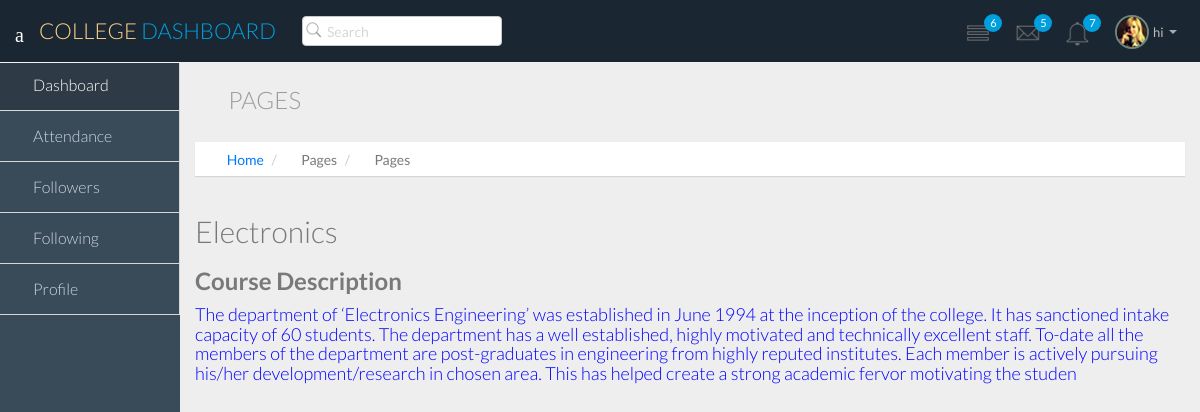
/user/13/course, run on the app's committed database.
### college/models.py (models this page shows, shortened)
class Student(models.Model):
    def get_upload_to(instance, filename):
        upload_to = 'user_avatars'
        ext = filename.split('.')[-1]
        if instance.pk:
            filename = '{}.{}'.format(instance.pk, ext)
        else:
            filename = '{}.{}'.format(uuid.uuid4().hex, ext)
        return upload_to + '/' + filename
    username=models.IntegerField(validators=[MinValueValidator(0),MaxValueValidator(1000000000000)], blank=True, null=True,unique=True)
    name = models.CharField(max_length=50)
    email = models.EmailField()
    course=models.ForeignKey(Course,on_delete=models.CASCADE, null=True)
    avatar = models.ImageField(upload_to=get_upload_to, default='user_avatars/default-avatar.jpg', blank=False, null=False)

class Course(models.Model):
    coursename= models.CharField(max_length=100, blank=True, null=True)
    description=models.CharField(max_length=500, blank=True, null=True)
    course_ka_photo = models.ImageField(default='media/lol.jpg', blank=True, null=True)
    def __str__(self):
        return self.coursename

### college/views.py (the view)
# urls.py: url(r'^user/(?P<username>[0-9]+)/course$', views.Mycourse, name="funcourse"),
def Mycourse(request, username):
    user = Student.objects.filter(username__iexact=username).first()
    c=user.course
    print(c)
    obj = Course.objects.filter(coursename=c).first()
    print(obj)
    data={
        "user":user,
        "cour":obj,
    }
    return render(request, 'course.html', data)

### college/templates/course.html (shortened to what this page needs)
<!DOCTYPE html>
{% load static %}
<html lang="en">
  <head>
    <link href="{% static 'css/bootstrap.min.css' %}" rel="stylesheet">
    <link href="{% static 'css/bootstrap-theme.css' %}" rel="stylesheet">
    <link href="{% static 'css/elegant-icons-style.css' %}" rel="stylesheet" />
    <link href="{% static 'css/font-awesome.min.css' %}" rel="stylesheet" />
    <link href="{% static 'css/style.css' %}" rel="stylesheet">
    <link href="{% static 'css/style-responsive.css' %}" rel="stylesheet" />
  </head>
  <body>
  <section id="container" class="">
      <header class="header dark-bg">
                <div class="toggle-nav">
                    <div class="icon-reorder tooltips" data-original-title="Toggle Navigation" data-placement="bottom"><i class="icon_menu"></i></div>
                </div>
                <a href="{% url 'dashboard' user.username %}" class="logo">College <span class="lite"> Dashboard</span></a>
                <div class="nav search-row" id="top_menu">
                    <ul class="nav top-menu">
                        <li>
                            <form class="navbar-form">
                                <input class="form-control" placeholder="Search" type="text">
                            </form>
                        </li>
                    </ul>
                </div>
                <div class="top-nav notification-row">
                    <ul class="nav pull-right top-menu">
                        <li id="task_notificatoin_bar" class="dropdown">
                            <a data-toggle="dropdown" class="dropdown-toggle" href="#">
                            <i class="icon-task-l"></i>
                            <span class="badge bg-important">6</span>
                            </a>
                        </li>
                        <li id="mail_notificatoin_bar" class="dropdown">
                            <a data-toggle="dropdown" class="dropdown-toggle" href="#">
                            <i class="icon-envelope-l"></i>
                            <span class="badge bg-important">5</span>
                            </a>
                        </li>
                        <li id="alert_notificatoin_bar" class="dropdown">
                            <a data-toggle="dropdown" class="dropdown-toggle" href="#">
                            <i class="icon-bell-l"></i>
                            <span class="badge bg-important">7</span>
                            </a>
                        </li>
                        <li class="dropdown">
                            <a data-toggle="dropdown" class="dropdown-toggle" href="#">
                            <span class="profile-ava">
                            <img alt="" src="{% static 'dashboard/img/avatar1_small.jpg' %}">
                            </span>
                            <span class="username">{{ user.name }}</span>
                            <b class="caret"></b>
                            </a>
                        </li>
                    </ul>
                </div>
            </header>
            <aside>
                <div id="sidebar"  class="nav-collapse ">
                    <ul class="sidebar-menu">
                        <li class="active">
                            <a class="" href="{% url 'dashboard' user.username %}">
                            <i class="icon_house_alt"></i>
                            <span>Dashboard</span>
                            </a>
                        </li>
                        <li>
                            <a class="" href="{% url 'attendance' user.username %}">
                            <i class="icon_table"></i>
                            <span>Attendance</span>
                            </a>
                        </li>
                        <li>
                            <a class="" href="{% url 'followers-list' user.username %}">
                            <i class="icon_genius"></i>
                            <span>Followers</span>
                            </a>
                        </li>
                        <li>
                            <a class="" href="{% url 'following-list' user.username %}">
                            <i class="icon_genius"></i>
                            <span>Following</span>
                            </a>
                        </li>
                        <li>
                            <a class="" href="profile.html">
                            <i class="icon_profile"></i>
                            <span>Profile</span>
                            </a>
                        </li>
                    </ul>
                </div>
            </aside>
      <section id="main-content">
          <section class="wrapper">
		  <div class="row">
				<div class="col-lg-12">
					<h3 class="page-header"><i class="fa fa fa-bars"></i> Pages</h3>
					<ol class="breadcrumb">
						<li><i class="fa fa-home"></i><a href="{% url 'dashboard' user.username %}">Home</a></li>
						<li><i class="fa fa-bars"></i>Pages</li>
						<li><i class="fa fa-square-o"></i>Pages</li>
					</ol>
				</div>
			</div>
              <h2>{{cour.coursename}}</h2>
              <h3 style='font-weight: bold;'>Course Description</h3>
              <div>
                <h4  style="color:blue;">{{cour.description}}</h4>
                <br>
              </div>
          </section>
      </section>
  </section>
  </body>
</html>

### data on the page
Student: name "hi"
Course: coursename "Electronics", description "The department of ‘Electronics Engineering’ was established in June 1994 at the inception of the college. It has sanctioned intake capacity of 60 students. The department has a well established, highly motivated and technically excellent staff. To-date all the members of the department are post-graduates in engineering from highly reputed institutes. Each member is actively pursuing his/her development/research in chosen area. This has helped create a strong academic fervor motivating the studen"
